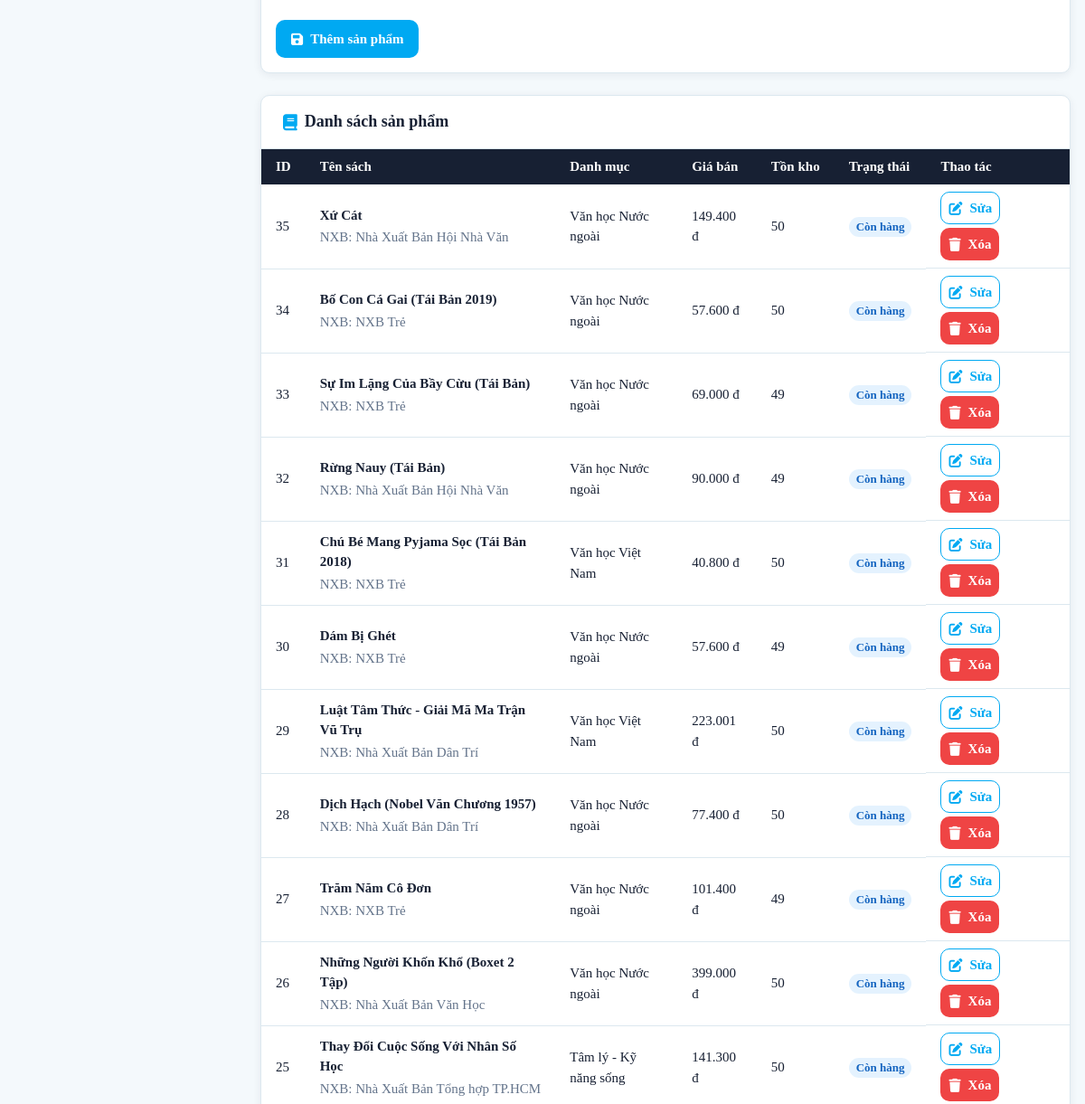
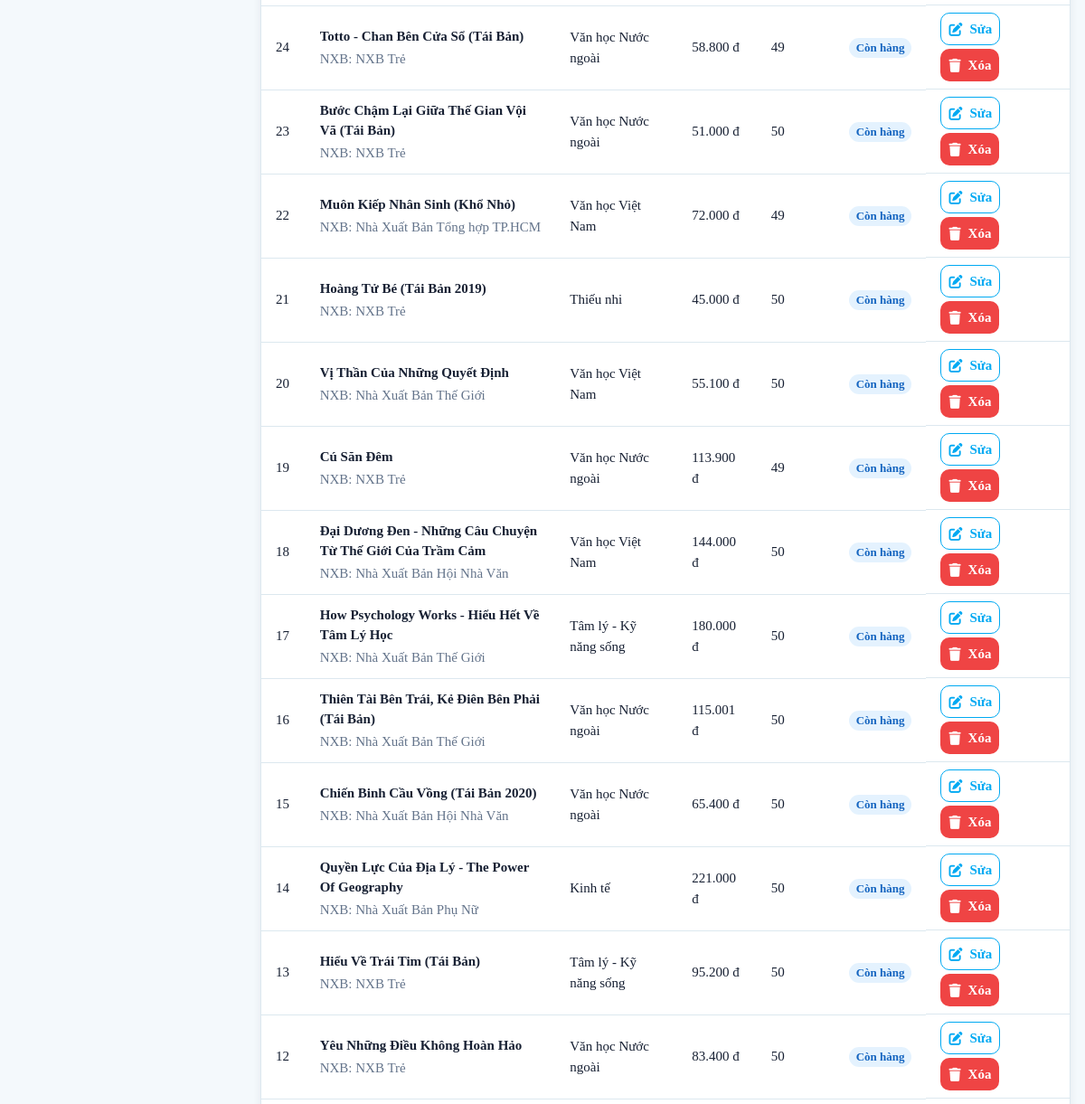
/admin/products.php (signed in, middle part), run on an earlier commit of the app's database (2 pictures, top to bottom).
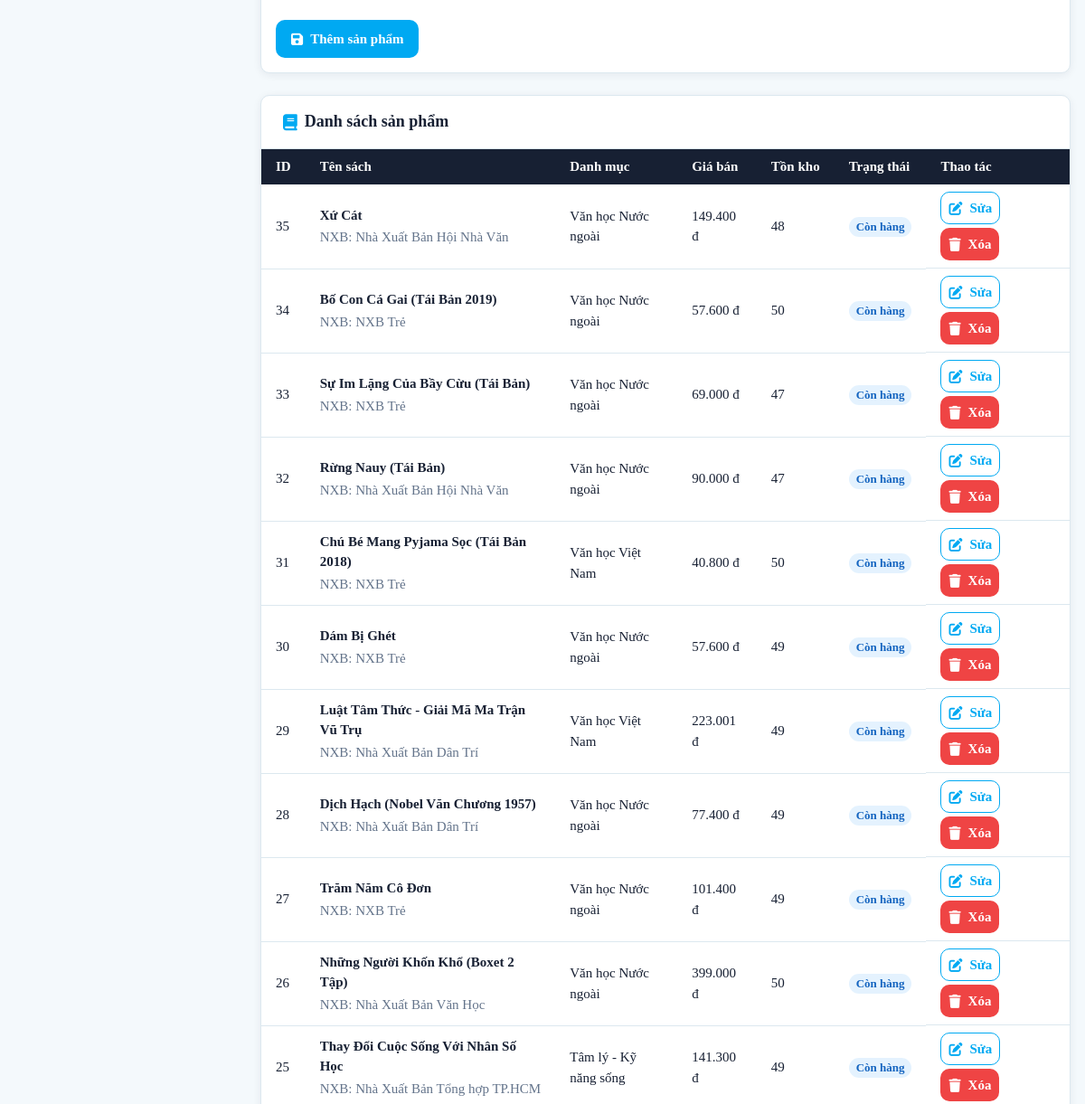
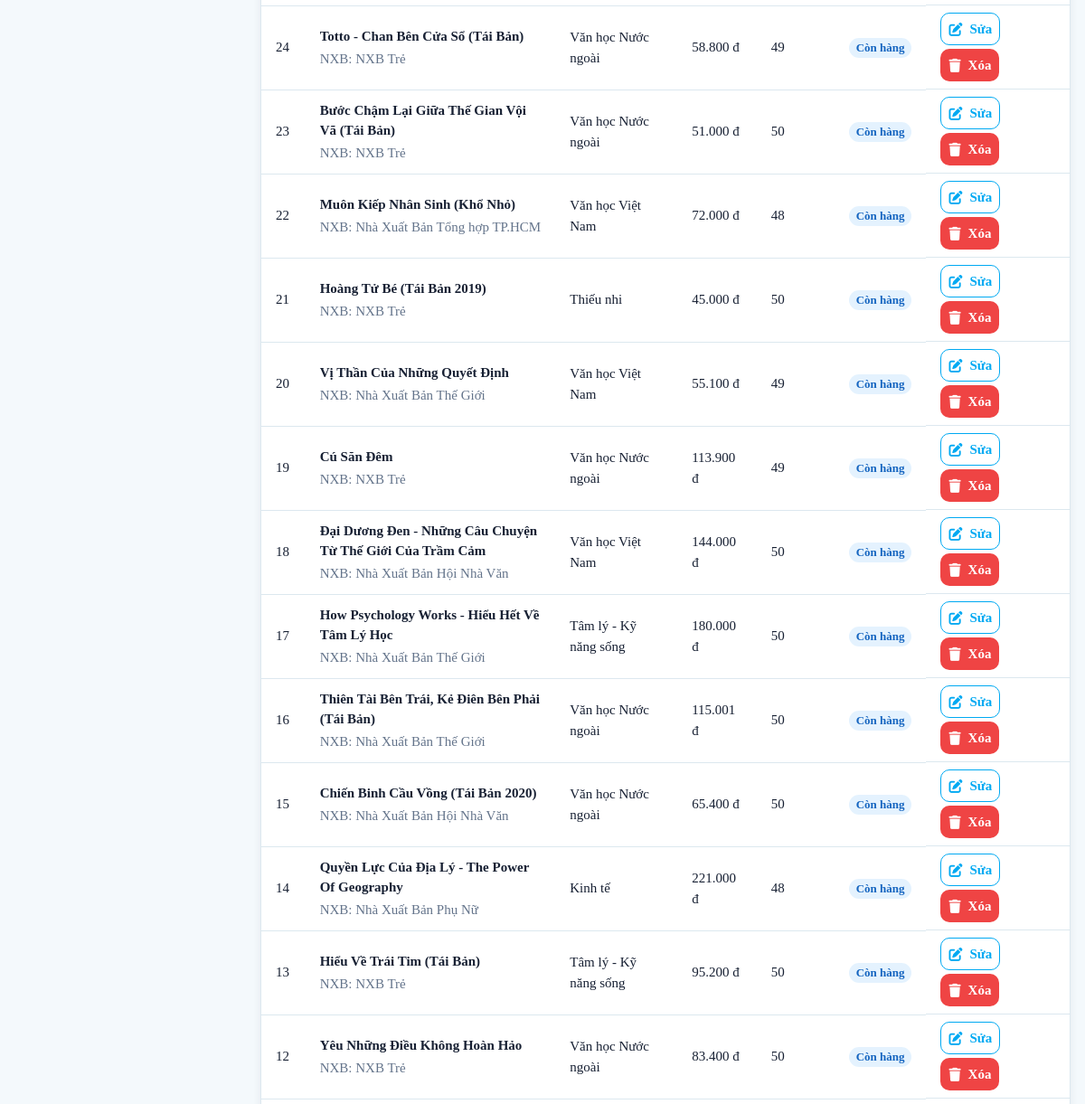
And on a later commit of the database (2 pictures, top to bottom).
### tables this page shows
CREATE TABLE `product` (
  `ProductID` int(11) NOT NULL AUTO_INCREMENT,
  `CategoryID` int(11) DEFAULT NULL,
  `BrandID` int(11) DEFAULT NULL,
  `ProductName` varchar(255) NOT NULL,
  `Brand` varchar(100) DEFAULT NULL,
  `Price` int(11) NOT NULL DEFAULT 0,
  `Quantity` int(11) DEFAULT 0,
  `Description` text DEFAULT NULL,
  `Publisher` varchar(100) DEFAULT 'AlphaBooks',
  `Status` enum('Còn hàng','Hết hàng') DEFAULT 'Còn hàng',
  PRIMARY KEY (`ProductID`),
  KEY `fk_product_category` (`CategoryID`),
  CONSTRAINT `fk_product_category` FOREIGN KEY (`CategoryID`) REFERENCES `category` (`CategoryID`) ON DELETE SET NULL
);

CREATE TABLE `category` (
  `CategoryID` int(11) NOT NULL AUTO_INCREMENT,
  `CategoryName` varchar(100) NOT NULL,
  `Description` text DEFAULT NULL,
  PRIMARY KEY (`CategoryID`)
);

### admin/products.php (the view, shortened to what this page needs)
<?php
require_once 'data.php';
require_once 'partials.php';
$editProduct = null;
$products = [];
$resProds = $conn->query("
  SELECT p.ProductID, p.ProductName, p.Price, p.Quantity, p.Status, p.Publisher, p.Description, c.CategoryName
  FROM product p
  LEFT JOIN category c ON p.CategoryID = c.CategoryID
  ORDER BY p.ProductID DESC
");
if ($resProds) {
  while ($row = $resProds->fetch_assoc()) {
    $products[] = $row;
  }
}
?>
<!DOCTYPE html>
<html lang="vi">
<head>
  <title>Quản lý sản phẩm</title><?= adminCssLinks() ?>
</head>
<body>
  <div class="app-layout">
    <main class="page-content">
      <form method="post" class="card admin-form-card" enctype="multipart/form-data">
        <div class="card__body form">
          <div class="btn-group">
            <button class="btn btn--primary" type="submit"><i class="fa-solid fa-floppy-disk" aria-hidden="true"></i><?= $editProduct ? 'Cập nhật sản phẩm' : 'Thêm sản phẩm' ?></button>
          </div>
        </div>
      </form>
      <section class="admin-table-card" aria-labelledby="products-table-title">
        <h2 id="products-table-title" class="admin-table-card__title"><i class="fa-solid fa-book" aria-hidden="true"></i>Danh sách sản phẩm</h2>
        <div class="table-wrapper">
        <table class="table">
          <thead>
            <tr>
              <th>ID</th>
              <th>Tên sách</th>
              <th>Danh mục</th>
              <th>Giá bán</th>
              <th>Tồn kho</th>
              <th>Trạng thái</th>
              <th>Thao tác</th>
            </tr>
          </thead>
          <tbody>
            <?php if (empty($products)): ?>
              <tr><td colspan="7"><div class="admin-table-empty"><i class="fa-solid fa-book" aria-hidden="true"></i><strong>Chưa có sản phẩm</strong><span>Danh sách sản phẩm hiện đang trống.</span></div></td></tr>
            <?php else: ?>
            <?php foreach ($products as $product): ?>
              <tr>
                <td><?= h($product['ProductID']) ?></td>
                <td><strong><?= h($product['ProductName']) ?></strong><small class="product-table-meta">NXB: <?= h($product['Publisher']) ?></small></td>
                <td><?= h($product['CategoryName'] ?? 'Không có') ?></td>
                <td><?= number_format($product['Price'], 0, ',', '.') ?> đ</td>
                <td><?= h($product['Quantity']) ?></td>
                <td><span class="badge <?= badgeClass($product['Status']) ?>"><?= h($product['Status']) ?></span></td>
                <td class="table__actions">
                  <a class="btn btn--sm btn--outline" href="products.php?edit=<?= h($product['ProductID']) ?>"><i class="fa-solid fa-pen-to-square" aria-hidden="true"></i>Sửa</a>
                  <form method="post" class="table-action-form" onsubmit="return confirm('Bạn có chắc chắn muốn xóa sản phẩm này?')">
                    <button class="btn btn--sm btn--danger" type="submit"><i class="fa-solid fa-trash" aria-hidden="true"></i>Xóa</button>
                  </form>
                </td>
              </tr>
            <?php endforeach; ?>
            <?php endif; ?>
          </tbody>
        </table>
        </div>
      </section>
    </main>
  </div>
  </div>
</body>
</html>

What changed in the data, as far as the page shows it:
changed product "Xứ Cát": Quantity "50" → "48"
changed product "Sự Im Lặng Của Bầy Cừu (Tái Bản)": Quantity "49" → "47"
changed product "Rừng Nauy (Tái Bản)": Quantity "49" → "47"
changed product "Luật Tâm Thức - Giải Mã Ma Trận Vũ Trụ": Quantity "50" → "49"
changed product "Dịch Hạch (Nobel Văn Chương 1957)": Quantity "50" → "49"
changed product "Thay Đổi Cuộc Sống Với Nhân Số Học": Quantity "50" → "49"
changed product "Muôn Kiếp Nhân Sinh (Khổ Nhỏ)": Quantity "49" → "48"
changed product "Vị Thần Của Những Quyết Định": Quantity "50" → "49"
changed product "Quyền Lực Của Địa Lý - The Power Of Geography": Quantity "50" → "48"
